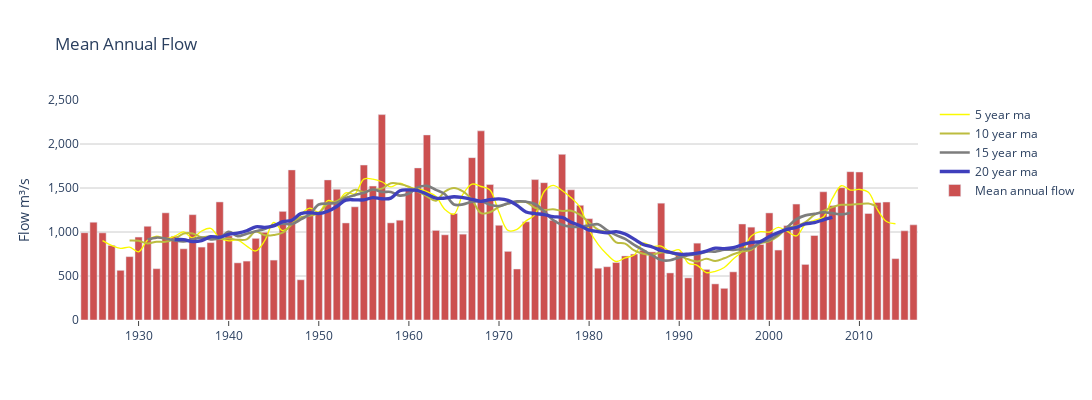

Notebook cell for this chart:
### Code cell
windows=[w for w in range(5,25,5)]
cols=['rgba('+ str((1-a)*250) +','+ str((1-a)*250) +','+ str((a)*250) +',1)' for a in np.linspace(0, 1, 5)]

fig = go.Figure(
    data=[
        go.Scatter(
            x=yearly.index, y=yearly['Flow_mean'].rolling(windows[i],center=True).mean(), 
            name=str(windows[i]) + ' year ma',
            line_shape='spline',line = dict(color=cols[i], width=(i+2)/1.5)
        ) for i in range(0,4) ])

fig.add_trace(go.Bar(x=yearly.index, y=yearly['Flow_mean'],name='Mean annual flow',marker_color='rgb(204, 80, 80)'))#,line_shape='spline',line = dict(color='rgba(50,50,50,0.2)', width=2)))

fig.update_layout(
    title_text='Mean Annual Flow',
    plot_bgcolor='white',
    xaxis=dict(showline=False,showgrid=False,showticklabels=True,ticks='outside'),
    yaxis=dict(title_text='Flow m\u00B3/s',range=(0,2500),separatethousands=True,gridcolor='rgb(204, 204, 204)'),
    width=1200, height=400, autosize=False
)
fig.show(renderer=bookRenderer)
